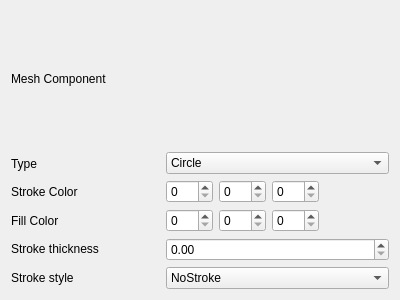
<?xml version="1.0" encoding="UTF-8"?>
<ui version="4.0">
 <class>Mesh</class>
 <widget class="QWidget" name="Mesh">
  <property name="geometry">
   <rect>
    <x>0</x>
    <y>0</y>
    <width>400</width>
    <height>300</height>
   </rect>
  </property>
  <property name="windowTitle">
   <string>Form</string>
  </property>
  <layout class="QVBoxLayout" name="verticalLayout_3">
   <item>
    <widget class="QLabel" name="label_5">
     <property name="text">
      <string>Mesh Component</string>
     </property>
    </widget>
   </item>
   <item>
    <layout class="QHBoxLayout" name="horizontalLayout_3">
     <item>
      <layout class="QVBoxLayout" name="verticalLayout">
       <item>
        <widget class="QLabel" name="label_6">
         <property name="text">
          <string>Type</string>
         </property>
        </widget>
       </item>
       <item>
        <widget class="QLabel" name="label_3">
         <property name="text">
          <string>Stroke Color</string>
         </property>
        </widget>
       </item>
       <item>
        <widget class="QLabel" name="label_4">
         <property name="text">
          <string>Fill Color</string>
         </property>
        </widget>
       </item>
       <item>
        <widget class="QLabel" name="label_2">
         <property name="text">
          <string>Stroke thickness</string>
         </property>
        </widget>
       </item>
       <item>
        <widget class="QLabel" name="label">
         <property name="text">
          <string>Stroke style</string>
         </property>
        </widget>
       </item>
      </layout>
     </item>
     <item>
      <layout class="QVBoxLayout" name="verticalLayout_2">
       <item>
        <widget class="QComboBox" name="shape_type">
         <item>
          <property name="text">
           <string>Circle</string>
          </property>
         </item>
         <item>
          <property name="text">
           <string>Rectangle</string>
          </property>
         </item>
        </widget>
       </item>
       <item>
        <layout class="QHBoxLayout" name="horizontalLayout">
         <item>
          <widget class="QSpinBox" name="sr">
           <property name="maximum">
            <number>255</number>
           </property>
          </widget>
         </item>
         <item>
          <widget class="QSpinBox" name="sg">
           <property name="maximum">
            <number>255</number>
           </property>
          </widget>
         </item>
         <item>
          <widget class="QSpinBox" name="sb">
           <property name="maximum">
            <number>255</number>
           </property>
          </widget>
         </item>
         <item>
          <widget class="QWidget" name="BColor" native="true">
           <property name="minimumSize">
            <size>
             <width>64</width>
             <height>16</height>
            </size>
           </property>
           <property name="autoFillBackground">
            <bool>true</bool>
           </property>
          </widget>
         </item>
        </layout>
       </item>
       <item>
        <layout class="QHBoxLayout" name="horizontalLayout_2">
         <property name="spacing">
          <number>6</number>
         </property>
         <property name="topMargin">
          <number>0</number>
         </property>
         <item>
          <widget class="QSpinBox" name="fr">
           <property name="maximum">
            <number>255</number>
           </property>
          </widget>
         </item>
         <item>
          <widget class="QSpinBox" name="fg">
           <property name="maximum">
            <number>255</number>
           </property>
          </widget>
         </item>
         <item>
          <widget class="QSpinBox" name="fb">
           <property name="maximum">
            <number>255</number>
           </property>
          </widget>
         </item>
         <item>
          <widget class="QWidget" name="FColor" native="true">
           <property name="minimumSize">
            <size>
             <width>64</width>
             <height>16</height>
            </size>
           </property>
           <property name="autoFillBackground">
            <bool>true</bool>
           </property>
          </widget>
         </item>
        </layout>
       </item>
       <item>
        <widget class="QDoubleSpinBox" name="thickness"/>
       </item>
       <item>
        <widget class="QComboBox" name="style">
         <property name="currentText">
          <string>NoStroke</string>
         </property>
         <item>
          <property name="text">
           <string>NoStroke</string>
          </property>
         </item>
         <item>
          <property name="text">
           <string>Solid</string>
          </property>
         </item>
         <item>
          <property name="text">
           <string>Dash</string>
          </property>
         </item>
         <item>
          <property name="text">
           <string>Dot</string>
          </property>
         </item>
         <item>
          <property name="text">
           <string>DashDot</string>
          </property>
         </item>
         <item>
          <property name="text">
           <string>DashDotDot</string>
          </property>
         </item>
        </widget>
       </item>
      </layout>
     </item>
    </layout>
   </item>
  </layout>
 </widget>
 <resources/>
 <connections/>
</ui>
